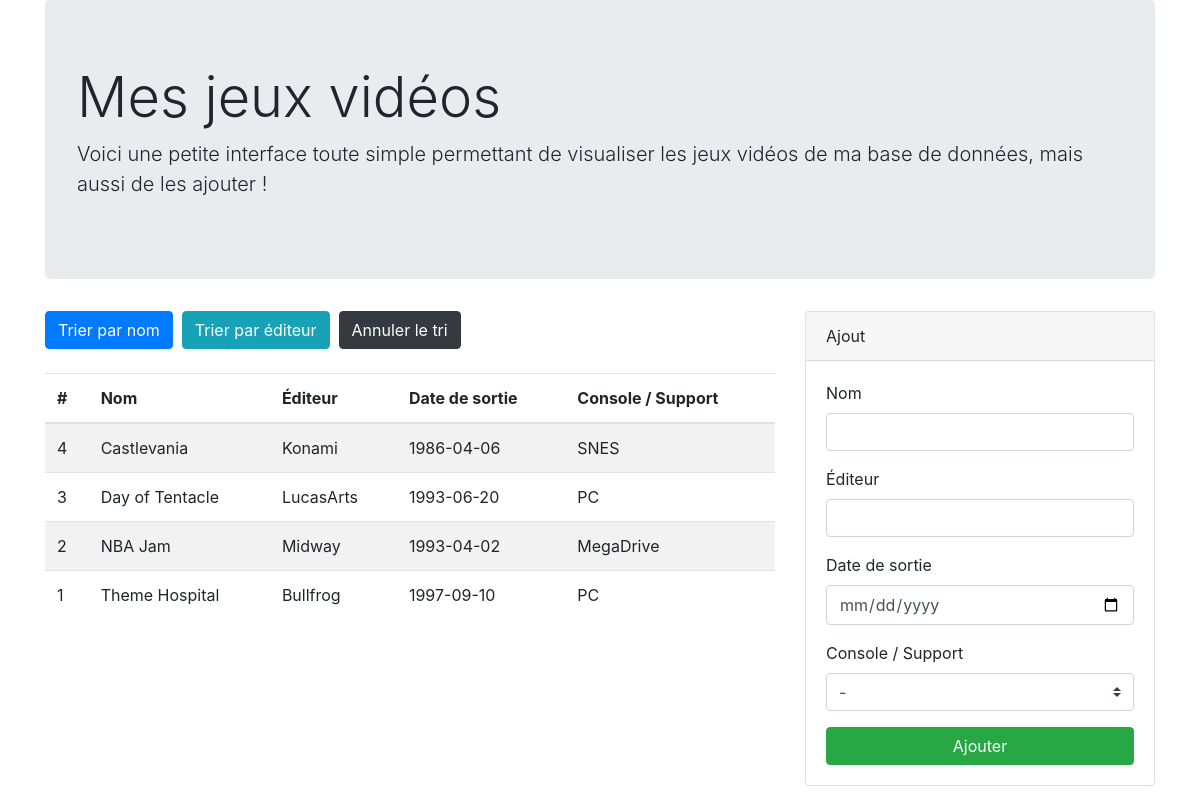
Page /index.php?order=name on the committed database.
### tables this page shows
CREATE TABLE IF NOT EXISTS `videogame` (
  `id` INT UNSIGNED NOT NULL AUTO_INCREMENT,
  `name` VARCHAR(64) NOT NULL,
  `editor` VARCHAR(64) NULL,
  `release_date` DATE NULL,
  `platform_id` INT UNSIGNED NOT NULL,
  PRIMARY KEY (`id`),
  INDEX `fk_videogame_platform_idx` (`platform_id` ASC));

### index.php (called while the page is built, shortened)
<?php
require __DIR__.'/inc/db.php';
$result = $pdo->query('SELECT * FROM platform');
$platformList = $result->fetchAll(PDO::FETCH_KEY_PAIR);
$sql = '
    SELECT *
    FROM videogame
';
if (!empty($_GET['order'])) {
    $order = trim($_GET['order']);
    if ($order == 'name') {
        $sql = '
            SELECT *
            FROM videogame
            ORDER BY name ASC
        ';
    }
}
 $result = $pdo->query($sql);
 $videogameList = $result->fetchAll(PDO::FETCH_ASSOC);
require __DIR__.'/view/videogame.php';

### view/videogame.php (the view, shortened to what this page needs)
<!doctype html>
<html lang="fr">
  <head>
    <link rel="stylesheet" href="https://maxcdn.bootstrapcdn.com/bootstrap/4.0.0/css/bootstrap.min.css">
  </head>
  <body>
    <main class="container">
        <div class="jumbotron">
            <h1 class="display-4">Mes jeux vidéos</h1>
            <p class="lead">Voici une petite interface toute simple permettant de visualiser les jeux vidéos de ma base de données, mais aussi de les ajouter !</p>
        </div>
        <div class="row">
            <div class="col-12 col-md-8">
                <a href="index.php?order=name" class="btn btn-primary">Trier par nom</a>&nbsp;
                <a href="index.php?order=editor" class="btn btn-info">Trier par éditeur</a>&nbsp;
                <?php if (isset($_GET['order'])): ?>
                <a href="index.php" class="btn btn-dark">Annuler le tri</a>
                <?php endif; ?>
                <br><br>
                <table class="table table-striped">
                <thead>
                    <tr>
                        <th scope="col">#</th>
                        <th scope="col">Nom</th>
                        <th scope="col">&Eacute;diteur</th>
                        <th scope="col">Date de sortie</th>
                        <th scope="col">Console / Support</th>
                    </tr>
                </thead>
                <tbody>
                    <?php
                    foreach ($videogameList as $videogame) {
                        ?><tr>
                        <td><?= $videogame['id'] ?></td>
                        <td><?= $videogame['name'] ?></td>
                        <td><?= $videogame['editor'] ?></td>
                        <td><?= $videogame['release_date'] ?></td>
                        <td><?= $platformList[$videogame['platform_id']] ?></td>
                        </tr>
                        <?php
                    }
                    ?>
                </tbody>
                </table>
            </div>
            <div class="col-12 col-md-4">
                <div class="card">
                    <div class="card-header">Ajout</div>
                    <div class="card-body">
                        <form action="" method="post">
                            <div class="form-group">
                                <label for="name">Nom</label>
                                <input type="text" class="form-control" name="name" id="name" placeholder="">
                            </div>
                            <div class="form-group">
                                <label for="editor">&Eacute;diteur</label>
                                <input type="text" class="form-control" name="editor" id="editor" placeholder="">
                            </div>
                            <div class="form-group">
                                <label for="release_date">Date de sortie</label>
                                <input type="date" class="form-control" name="release_date" id="release_date" placeholder="YYYY-MM-DD">
                            </div>
                            <div class="form-group">
                                <label for="platform">Console / Support</label>
                                <select class="custom-select" id="platform" name="platform">
                                    <option>-</option>
                                </select>
                            </div>
                            <button type="submit" class="btn btn-success btn-block">Ajouter</button>
                        </form>
                    </div>
                </div>
            </div>
        </div>
    </main>
  </body>
</html>

### rows in the picture
videogame: id "4", name "Castlevania", editor "Konami", release_date "1986-04-06", platform "SNES"
videogame: id "3", name "Day of Tentacle", editor "LucasArts", release_date "1993-06-20", platform "PC"
videogame: id "2", name "NBA Jam", editor "Midway", release_date "1993-04-02", platform "MegaDrive"
videogame: id "1", name "Theme Hospital", editor "Bullfrog", release_date "1997-09-10", platform "PC"
